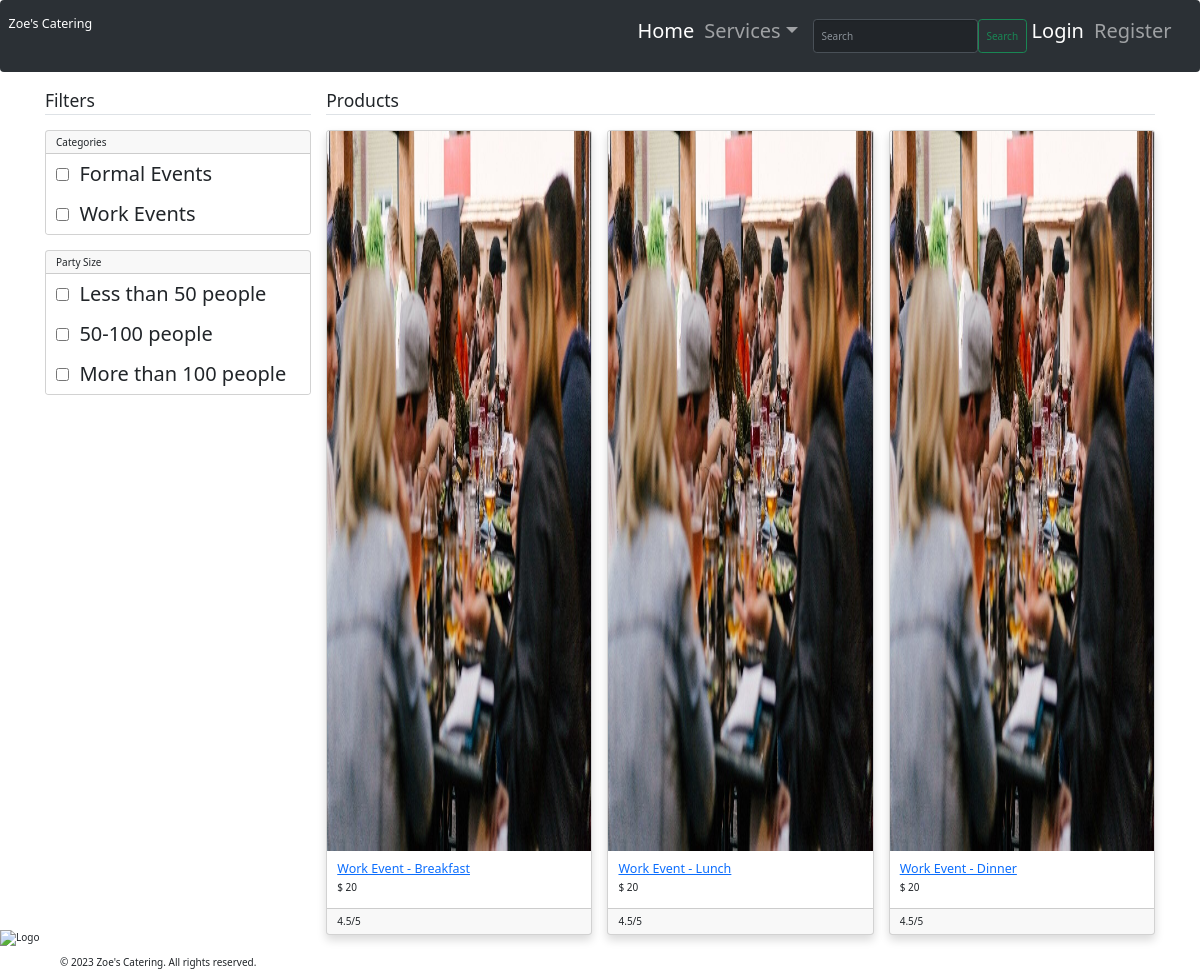
The app's page /website/category-product-list/3 with its own data.
### website/models.py (models this page shows, shortened)
class Size(models.Model):
    title=models.CharField(max_length=100)

class Product(models.Model):
    title=models.CharField(max_length=100)
    image=models.ImageField(upload_to="product_imgs/")
    slug=models.CharField(max_length=400)
    detail=models.TextField()
    category=models.ForeignKey(Category,on_delete=models.CASCADE)
    status=models.BooleanField(default=True)

class ProductAttribute(models.Model):
    product=models.ForeignKey(Product,on_delete=models.CASCADE)
    size=models.ForeignKey(Size,on_delete=models.CASCADE)
    price=models.PositiveIntegerField(default=0)

### website/views.py (the view)
# urls.py: path('category-product-list/<int:cat_id>', views.category_product_list, name='category-product-list'),
def category_product_list(request,cat_id):
    category=Category.objects.get(id=cat_id)
    data=Product.objects.filter(category=category).order_by('id')
    cats = Product.objects.distinct().values('category__title')
    sizes = ProductAttribute.objects.distinct().values('size__title')
    return render(request, 'website/category_product_list.html',
                  {
                      'data': data,
                      'cats': cats,
                      'sizes': sizes,
                  }
                  )

### website/templates/website/category_product_list.html (shortened to what this page needs)
{% extends 'website/layout.html' %}
{% block content %}
<br><br><br><br>
<main class="container my-4">
	<div class="row">
		<div class="col-md-3">
			{% include 'website/filters.html' %}
		</div>
		<div class="col-md-9">
			<h3 class="mb-4 border-bottom pb-1">
				Products
			</h3>
			<div class="row">
				{% for product in data %}
				<div class="col-md-4 mb-4">
					<div class="card shadow">
					  <a href="/website/product/{{product.slug}}/{{product.id}}"><img src="/media/{{product.image}}" class="card-img-top" alt="{{product.title}}"></a>
					  <div class="card-body">
					    <h5 class="card-text"><a href="/website/product/{{product.slug}}/{{product.id}}">{{product.title}}</a></h5>
					    <h6>$ <span class="product-price-{{product.id}}">{{product.productattribute_set.first.price}}</span></h6>
					  </div>
					  	<div class="card-footer">
							  	<span class="float-right">
							  		4.5/5
							  	</span>
					  	</div>
					</div>
				</div>
				{% endfor %}
			</div>
		</div>
	</div>
</main>
{% endblock %}

### website/templates/website/filters.html (shortened to what this page needs)
{% load static %}
			<h3 class="mb-4 border-bottom pb-1">Filters</h3>
			<div class="card mb-4">
				<h6 class="card-header">Categories</h6>
				<div class="list-group list-group-flush">
					{% for cat in cats %}
					<li class="list-group-item">
						<input class="filter-checkbox" data-filter="category" value="{{cat.category__id}}" type="checkbox" />&nbsp;
						{{cat.category__title}}
					</li>
					{% endfor %}
				</div>
			</div>
			<div class="card mb-4">
				<h6 class="card-header">Party Size</h6>
				<div class="list-group list-group-flush">
					{% for size in sizes %}
					<li class="list-group-item">
						<input class="filter-checkbox" data-filter="size" value="{{size.size__id}}" type="checkbox" />&nbsp;
						{{size.size__title}}
					</li>
					{% endfor %}
				</div>
			</div>

### website/static/website/styles.css (style rules this page uses)
body { font-family: Arial, sans-serif; color: #333; margin: 0; padding: 0; }
li { margin-bottom: 10px; font-size: 20px; }
img { display: flex; height: 90vh; width: 40em; margin: 0 auto; max-width: 100%; border: 1em; justify-content:center; align-items:center; }

### records on screen
Size: size__title "Less than 50 people"
Size: size__title "50-100 people"
Size: size__title "More than 100 people"
Product: image (picture), title "Work Event - Breakfast", productattribute_set.first.price "20"
Product: image (picture), title "Work Event - Lunch", productattribute_set.first.price "20"
Product: image (picture), title "Work Event - Dinner", productattribute_set.first.price "20"

### other values on screen
{{ cat.category__title }} "Formal Events" "Work Events"
